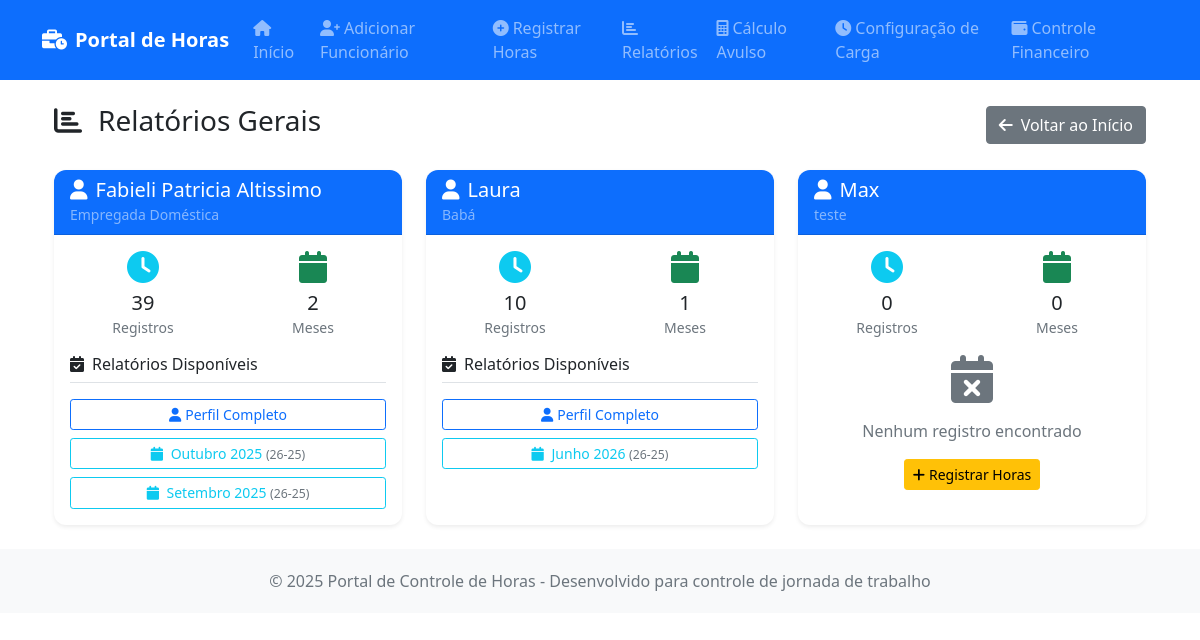
Screenshot of /relatorios with the database file from the repository.
### tables this page shows
CREATE TABLE funcionarios (
            id INTEGER PRIMARY KEY AUTOINCREMENT,
            nome TEXT NOT NULL UNIQUE,
            cargo TEXT NOT NULL,
            salario_mensal REAL NOT NULL,
            salario_hora REAL NOT NULL,
            horas_mensais INTEGER NOT NULL DEFAULT 220,
            data_cadastro DATE NOT NULL,
            ativo BOOLEAN NOT NULL DEFAULT 1,
            created_at TIMESTAMP DEFAULT CURRENT_TIMESTAMP,
            updated_at TIMESTAMP DEFAULT CURRENT_TIMESTAMP
        , desconto REAL DEFAULT 0.00);

### index.py (the view)
@app.route('/relatorios')
@app.route('/relatorios/page/<int:page>')
def relatorios(page=1):
    per_page = 6  # 6 funcionários por página
    offset = (page - 1) * per_page
    count_query = "SELECT COUNT(*) as total FROM funcionarios WHERE ativo = 1"
    total_result = DatabaseManager.execute_query(count_query, fetch_one=True)
    total_funcionarios = total_result['total'] if total_result else 0
    query = "SELECT * FROM funcionarios WHERE ativo = 1 ORDER BY nome LIMIT ? OFFSET ?"
    funcionarios_list = DatabaseManager.execute_query(query, (per_page, offset), fetch_all=True)
    relatorios_data = []
    for funcionario in funcionarios_list:
        query_total = "SELECT COUNT(*) as total FROM registros_ponto WHERE funcionario_id = ?"
        total_registros = DatabaseManager.execute_query(query_total, (funcionario['id'],), fetch_one=True)
        query_meses = """
            SELECT DISTINCT data
            FROM registros_ponto
            WHERE funcionario_id = ?
            ORDER BY data DESC
            LIMIT 50
        """
        registros_recentes = DatabaseManager.execute_query(query_meses, (funcionario['id'],), fetch_all=True)
        periodos_fechamento = set()
        for registro in registros_recentes:
            data_registro = datetime.strptime(registro['data'], '%Y-%m-%d').date()
            mes_fechamento, ano_fechamento = obter_mes_fechamento_de_data(data_registro)
            periodos_fechamento.add((ano_fechamento, mes_fechamento))
        periodos_ordenados = sorted(list(periodos_fechamento), reverse=True)[:6]
        meses_nomes = ['Janeiro', 'Fevereiro', 'Março', 'Abril', 'Maio', 'Junho',
                       'Julho', 'Agosto', 'Setembro', 'Outubro', 'Novembro', 'Dezembro']
        meses_trabalhados = []
        for ano, mes in periodos_ordenados:
            meses_trabalhados.append({
                'mes_ano': f"{ano}-{mes:02d}",
                'ano': str(ano),
                'mes': str(mes),
                'nome': meses_nomes[mes-1]
            })
        relatorios_data.append({
            'funcionario': funcionario,
            'total_registros': total_registros['total'] if total_registros else 0,
            'meses_trabalhados': meses_trabalhados
        })
    total_pages = (total_funcionarios + per_page - 1) // per_page  # Ceiling division
    has_prev = page > 1
    has_next = page < total_pages
    prev_page = page - 1 if has_prev else None
    next_page = page + 1 if has_next else None
    pagination_info = {
        'page': page,
        'per_page': per_page,
        'total': total_funcionarios,
        'total_pages': total_pages,
        'has_prev': has_prev,
        'has_next': has_next,
        'prev_page': prev_page,
        'next_page': next_page
    }
    return render_template('relatorios.html', relatorios_data=relatorios_data, pagination=pagination_info)

### index.py (called while the page is built)
def obter_mes_fechamento_de_data(data):
    from datetime import datetime, date
    if isinstance(data, str):
        data_obj = datetime.strptime(data, '%Y-%m-%d').date()
    elif isinstance(data, date):
        data_obj = data
    else:
        data_obj = data.date()
    _, _, mes_fechamento, ano_fechamento = calcular_periodo_fechamento(data_obj)
    return mes_fechamento, ano_fechamento

    @staticmethod
    def get_connection():
        conn = sqlite3.connect(DB_FILE)
        conn.row_factory = sqlite3.Row  # Permite acesso por nome de coluna
        return conn

    @staticmethod
    def execute_query(query, params=None, fetch_one=False, fetch_all=False):
        conn = DatabaseManager.get_connection()
        try:
            cursor = conn.cursor()
            if params:
                cursor.execute(query, params)
            else:
                cursor.execute(query)
            if fetch_one:
                result = cursor.fetchone()
                return dict(result) if result else None
            elif fetch_all:
                results = cursor.fetchall()
                return [dict(row) for row in results] if results else []
            else:
                conn.commit()
                return cursor.lastrowid
        finally:
            conn.close()

### templates/relatorios.html (shortened to what this page needs)
{% extends "base.html" %}
{% block content %}
<div class="container-fluid">
    <div class="row">
        <div class="col-12">
            <div class="d-flex justify-content-between align-items-center mb-4">
                <h1 class="h3"><i class="fas fa-chart-bar me-3"></i>Relatórios Gerais</h1>
                <a href="{{ url_for('index') }}" class="btn btn-secondary">
                    <i class="fas fa-arrow-left me-2"></i>Voltar ao Início
                </a>
            </div>
            {% if relatorios_data %}
            <div class="row">
                {% for item in relatorios_data %}
                <div class="col-lg-6 col-xl-4 mb-4">
                    <div class="card h-100 shadow-sm">
                        <div class="card-header bg-primary text-white">
                            <h5 class="card-title mb-0">
                                <i class="fas fa-user me-2"></i>{{ item.funcionario.nome }}
                            </h5>
                            <small class="text-white-50">{{ item.funcionario.cargo }}</small>
                        </div>
                        <div class="card-body">
                            <div class="row mb-3">
                                <div class="col-6">
                                    <div class="text-center">
                                        <i class="fas fa-clock text-info fa-2x mb-2"></i>
                                        <p class="h5 mb-0">{{ item.total_registros }}</p>
                                        <small class="text-muted">Registros</small>
                                    </div>
                                </div>
                                <div class="col-6">
                                    <div class="text-center">
                                        <i class="fas fa-calendar text-success fa-2x mb-2"></i>
                                        <p class="h5 mb-0">{{ item.meses_trabalhados|length }}</p>
                                        <small class="text-muted">Meses</small>
                                    </div>
                                </div>
                            </div>
                            {% if item.meses_trabalhados %}
                            <h6 class="border-bottom pb-2 mb-3">
                                <i class="fas fa-calendar-check me-2"></i>Relatórios Disponíveis
                            </h6>
                            <div class="d-grid gap-2">
                                <a href="{{ url_for('visualizar_funcionario', nome=item.funcionario.nome) }}"
                                   class="btn btn-outline-primary btn-sm">
                                    <i class="fas fa-user me-1"></i>Perfil Completo
                                </a>
                                {% for mes in item.meses_trabalhados[:3] %}
                                <a href="{{ url_for('relatorio_mensal', funcionario_nome=item.funcionario.nome, mes=mes.mes|int, ano=mes.ano|int) }}"
                                   class="btn btn-outline-info btn-sm">
                                    <i class="fas fa-calendar me-1"></i>
                                    {{ mes.nome }} {{ mes.ano }} <small class="text-muted">(26-25)</small>
                                </a>
                                {% endfor %}
                            </div>
                            {% else %}
                            <div class="text-center text-muted">
                                <i class="fas fa-calendar-times fa-3x mb-3"></i>
                                <p>Nenhum registro encontrado</p>
                                <a href="{{ url_for('registrar_horas') }}" class="btn btn-warning btn-sm">
                                    <i class="fas fa-plus me-1"></i>Registrar Horas
                                </a>
                            </div>
                            {% endif %}
                        </div>
                    </div>
                </div>
                {% endfor %}
            </div>
            {% endif %}
        </div>
    </div>
</div>
{% endblock %}

### templates/base.html (style rules this page uses)
.card { border-radius: 15px; box-shadow: 0 4px 6px rgba(0, 0, 0, 0.1); }

### templates/relatorios.html (style rules this page uses)
.card { border-radius: 12px; border: none; transition: all 0.3s ease; }
.card-header { border-radius: 12px 12px 0 0 !important; }

### rows the page displays
funcionarios: funcionario.nome "Fabieli Patricia Altissimo", funcionario.cargo "Empregada Doméstica"
funcionarios: funcionario.nome "Laura", funcionario.cargo "Babá"
funcionarios: funcionario.nome "Max", funcionario.cargo "teste"

### other values shown
{{ item.total_registros }} "39" "10" "0"
{{ item.meses_trabalhados|length }} "2" "1" "0"
{{ mes.nome }} "Outubro" "Setembro" "Junho"
{{ mes.ano }} "2025" "2025" "2026"
